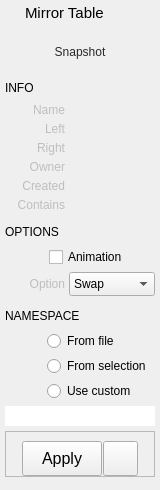
<?xml version="1.0" encoding="UTF-8"?>
<ui version="4.0">
 <class>Form</class>
 <widget class="QWidget" name="Form">
  <property name="geometry">
   <rect>
    <x>0</x>
    <y>0</y>
    <width>160</width>
    <height>490</height>
   </rect>
  </property>
  <property name="sizePolicy">
   <sizepolicy hsizetype="Preferred" vsizetype="Preferred">
    <horstretch>0</horstretch>
    <verstretch>0</verstretch>
   </sizepolicy>
  </property>
  <property name="minimumSize">
   <size>
    <width>160</width>
    <height>490</height>
   </size>
  </property>
  <property name="maximumSize">
   <size>
    <width>300</width>
    <height>16777215</height>
   </size>
  </property>
  <property name="windowTitle">
   <string>Form</string>
  </property>
  <property name="styleSheet">
   <string notr="true"/>
  </property>
  <layout class="QVBoxLayout" name="verticalLayout">
   <property name="spacing">
    <number>5</number>
   </property>
   <property name="leftMargin">
    <number>5</number>
   </property>
   <property name="topMargin">
    <number>2</number>
   </property>
   <property name="rightMargin">
    <number>5</number>
   </property>
   <property name="bottomMargin">
    <number>2</number>
   </property>
   <item>
    <layout class="QHBoxLayout" name="horizontalLayout_18">
     <property name="leftMargin">
      <number>2</number>
     </property>
     <property name="topMargin">
      <number>2</number>
     </property>
     <property name="rightMargin">
      <number>2</number>
     </property>
     <property name="bottomMargin">
      <number>0</number>
     </property>
     <item>
      <widget class="QLabel" name="label_6">
       <property name="maximumSize">
        <size>
         <width>13</width>
         <height>13</height>
        </size>
       </property>
       <property name="text">
        <string/>
       </property>
       <property name="pixmap">
        <pixmap>../images/mirrortable2.png</pixmap>
       </property>
       <property name="scaledContents">
        <bool>true</bool>
       </property>
      </widget>
     </item>
     <item>
      <widget class="QLabel" name="label_2">
       <property name="font">
        <font>
         <family>Arial</family>
         <pointsize>11</pointsize>
         <weight>50</weight>
         <bold>false</bold>
        </font>
       </property>
       <property name="text">
        <string>Mirror Table</string>
       </property>
      </widget>
     </item>
    </layout>
   </item>
   <item>
    <layout class="QHBoxLayout" name="horizontalLayout_14">
     <property name="spacing">
      <number>0</number>
     </property>
     <property name="topMargin">
      <number>0</number>
     </property>
     <property name="bottomMargin">
      <number>0</number>
     </property>
     <item>
      <widget class="QLabel" name="label_9">
       <property name="minimumSize">
        <size>
         <width>0</width>
         <height>0</height>
        </size>
       </property>
       <property name="maximumSize">
        <size>
         <width>0</width>
         <height>16777215</height>
        </size>
       </property>
       <property name="text">
        <string/>
       </property>
      </widget>
     </item>
     <item>
      <widget class="QFrame" name="iconFrame_2">
       <property name="sizePolicy">
        <sizepolicy hsizetype="Expanding" vsizetype="Expanding">
         <horstretch>0</horstretch>
         <verstretch>1</verstretch>
        </sizepolicy>
       </property>
       <property name="minimumSize">
        <size>
         <width>50</width>
         <height>50</height>
        </size>
       </property>
       <property name="maximumSize">
        <size>
         <width>150</width>
         <height>150</height>
        </size>
       </property>
       <property name="styleSheet">
        <string notr="true"/>
       </property>
       <property name="frameShape">
        <enum>QFrame::NoFrame</enum>
       </property>
       <property name="frameShadow">
        <enum>QFrame::Plain</enum>
       </property>
       <property name="lineWidth">
        <number>0</number>
       </property>
       <layout class="QVBoxLayout" name="verticalLayout_4">
        <property name="spacing">
         <number>0</number>
        </property>
        <property name="margin">
         <number>0</number>
        </property>
        <item>
         <widget class="QToolButton" name="snapshotButton">
          <property name="enabled">
           <bool>true</bool>
          </property>
          <property name="sizePolicy">
           <sizepolicy hsizetype="Expanding" vsizetype="Expanding">
            <horstretch>0</horstretch>
            <verstretch>1</verstretch>
           </sizepolicy>
          </property>
          <property name="minimumSize">
           <size>
            <width>0</width>
            <height>0</height>
           </size>
          </property>
          <property name="maximumSize">
           <size>
            <width>150</width>
            <height>150</height>
           </size>
          </property>
          <property name="toolTip">
           <string>Take snapshot</string>
          </property>
          <property name="layoutDirection">
           <enum>Qt::LeftToRight</enum>
          </property>
          <property name="styleSheet">
           <string notr="true">color: rgb(40, 40, 40);
border: 1px solid rgb(0, 0, 0, 0);
background-color: rgb(254, 255, 230, 0);</string>
          </property>
          <property name="text">
           <string>Snapshot</string>
          </property>
          <property name="icon">
           <iconset>
            <normaloff>../images/camera.png</normaloff>../images/camera.png</iconset>
          </property>
          <property name="iconSize">
           <size>
            <width>176</width>
            <height>180</height>
           </size>
          </property>
          <property name="popupMode">
           <enum>QToolButton::InstantPopup</enum>
          </property>
          <property name="toolButtonStyle">
           <enum>Qt::ToolButtonIconOnly</enum>
          </property>
          <property name="autoRaise">
           <bool>false</bool>
          </property>
         </widget>
        </item>
       </layout>
      </widget>
     </item>
    </layout>
   </item>
   <item>
    <layout class="QHBoxLayout" name="horizontalLayout_7">
     <property name="topMargin">
      <number>0</number>
     </property>
     <item>
      <widget class="QLabel" name="label_8">
       <property name="minimumSize">
        <size>
         <width>100</width>
         <height>0</height>
        </size>
       </property>
       <property name="maximumSize">
        <size>
         <width>200</width>
         <height>16777215</height>
        </size>
       </property>
       <property name="font">
        <font>
         <family>Arial</family>
         <pointsize>9</pointsize>
         <weight>50</weight>
         <bold>false</bold>
        </font>
       </property>
       <property name="text">
        <string>INFO</string>
       </property>
      </widget>
     </item>
     <item>
      <spacer name="horizontalSpacer_2">
       <property name="orientation">
        <enum>Qt::Horizontal</enum>
       </property>
       <property name="sizeHint" stdset="0">
        <size>
         <width>40</width>
         <height>20</height>
        </size>
       </property>
      </spacer>
     </item>
    </layout>
   </item>
   <item>
    <layout class="QHBoxLayout" name="horizontalLayout">
     <property name="spacing">
      <number>6</number>
     </property>
     <property name="topMargin">
      <number>0</number>
     </property>
     <item>
      <widget class="QLabel" name="label">
       <property name="enabled">
        <bool>false</bool>
       </property>
       <property name="sizePolicy">
        <sizepolicy hsizetype="Fixed" vsizetype="Preferred">
         <horstretch>0</horstretch>
         <verstretch>0</verstretch>
        </sizepolicy>
       </property>
       <property name="minimumSize">
        <size>
         <width>60</width>
         <height>0</height>
        </size>
       </property>
       <property name="maximumSize">
        <size>
         <width>60</width>
         <height>16777215</height>
        </size>
       </property>
       <property name="text">
        <string>Name</string>
       </property>
       <property name="alignment">
        <set>Qt::AlignRight|Qt::AlignTrailing|Qt::AlignVCenter</set>
       </property>
      </widget>
     </item>
     <item>
      <widget class="QLabel" name="name">
       <property name="enabled">
        <bool>true</bool>
       </property>
       <property name="sizePolicy">
        <sizepolicy hsizetype="Ignored" vsizetype="Preferred">
         <horstretch>0</horstretch>
         <verstretch>0</verstretch>
        </sizepolicy>
       </property>
       <property name="text">
        <string/>
       </property>
      </widget>
     </item>
    </layout>
   </item>
   <item>
    <layout class="QHBoxLayout" name="horizontalLayout_4">
     <property name="spacing">
      <number>6</number>
     </property>
     <property name="topMargin">
      <number>0</number>
     </property>
     <item>
      <widget class="QLabel" name="label_4">
       <property name="enabled">
        <bool>false</bool>
       </property>
       <property name="sizePolicy">
        <sizepolicy hsizetype="Fixed" vsizetype="Preferred">
         <horstretch>0</horstretch>
         <verstretch>0</verstretch>
        </sizepolicy>
       </property>
       <property name="minimumSize">
        <size>
         <width>60</width>
         <height>0</height>
        </size>
       </property>
       <property name="maximumSize">
        <size>
         <width>60</width>
         <height>16777215</height>
        </size>
       </property>
       <property name="text">
        <string>Left</string>
       </property>
       <property name="alignment">
        <set>Qt::AlignRight|Qt::AlignTrailing|Qt::AlignVCenter</set>
       </property>
      </widget>
     </item>
     <item>
      <widget class="QLabel" name="left">
       <property name="enabled">
        <bool>true</bool>
       </property>
       <property name="sizePolicy">
        <sizepolicy hsizetype="Ignored" vsizetype="Preferred">
         <horstretch>0</horstretch>
         <verstretch>0</verstretch>
        </sizepolicy>
       </property>
       <property name="text">
        <string/>
       </property>
      </widget>
     </item>
    </layout>
   </item>
   <item>
    <layout class="QHBoxLayout" name="horizontalLayout_13">
     <property name="spacing">
      <number>6</number>
     </property>
     <property name="topMargin">
      <number>0</number>
     </property>
     <item>
      <widget class="QLabel" name="label_5">
       <property name="enabled">
        <bool>false</bool>
       </property>
       <property name="sizePolicy">
        <sizepolicy hsizetype="Fixed" vsizetype="Preferred">
         <horstretch>0</horstretch>
         <verstretch>0</verstretch>
        </sizepolicy>
       </property>
       <property name="minimumSize">
        <size>
         <width>60</width>
         <height>0</height>
        </size>
       </property>
       <property name="maximumSize">
        <size>
         <width>60</width>
         <height>16777215</height>
        </size>
       </property>
       <property name="text">
        <string>Right</string>
       </property>
       <property name="alignment">
        <set>Qt::AlignRight|Qt::AlignTrailing|Qt::AlignVCenter</set>
       </property>
      </widget>
     </item>
     <item>
      <widget class="QLabel" name="right">
       <property name="enabled">
        <bool>true</bool>
       </property>
       <property name="sizePolicy">
        <sizepolicy hsizetype="Ignored" vsizetype="Preferred">
         <horstretch>0</horstretch>
         <verstretch>0</verstretch>
        </sizepolicy>
       </property>
       <property name="text">
        <string/>
       </property>
      </widget>
     </item>
    </layout>
   </item>
   <item>
    <layout class="QHBoxLayout" name="horizontalLayout_9">
     <property name="spacing">
      <number>6</number>
     </property>
     <property name="topMargin">
      <number>0</number>
     </property>
     <item>
      <widget class="QLabel" name="label_13">
       <property name="enabled">
        <bool>false</bool>
       </property>
       <property name="sizePolicy">
        <sizepolicy hsizetype="Fixed" vsizetype="Expanding">
         <horstretch>0</horstretch>
         <verstretch>0</verstretch>
        </sizepolicy>
       </property>
       <property name="minimumSize">
        <size>
         <width>60</width>
         <height>0</height>
        </size>
       </property>
       <property name="maximumSize">
        <size>
         <width>60</width>
         <height>500</height>
        </size>
       </property>
       <property name="text">
        <string>Owner</string>
       </property>
       <property name="alignment">
        <set>Qt::AlignRight|Qt::AlignTop|Qt::AlignTrailing</set>
       </property>
      </widget>
     </item>
     <item>
      <widget class="QLabel" name="owner">
       <property name="enabled">
        <bool>true</bool>
       </property>
       <property name="sizePolicy">
        <sizepolicy hsizetype="Ignored" vsizetype="Expanding">
         <horstretch>0</horstretch>
         <verstretch>0</verstretch>
        </sizepolicy>
       </property>
       <property name="minimumSize">
        <size>
         <width>0</width>
         <height>0</height>
        </size>
       </property>
       <property name="maximumSize">
        <size>
         <width>16777215</width>
         <height>16777215</height>
        </size>
       </property>
       <property name="styleSheet">
        <string notr="true"/>
       </property>
       <property name="text">
        <string/>
       </property>
       <property name="alignment">
        <set>Qt::AlignLeading|Qt::AlignLeft|Qt::AlignTop</set>
       </property>
       <property name="wordWrap">
        <bool>true</bool>
       </property>
      </widget>
     </item>
    </layout>
   </item>
   <item>
    <layout class="QHBoxLayout" name="horizontalLayout_11">
     <property name="spacing">
      <number>6</number>
     </property>
     <property name="topMargin">
      <number>0</number>
     </property>
     <item>
      <widget class="QLabel" name="label_14">
       <property name="enabled">
        <bool>false</bool>
       </property>
       <property name="sizePolicy">
        <sizepolicy hsizetype="Fixed" vsizetype="Expanding">
         <horstretch>0</horstretch>
         <verstretch>0</verstretch>
        </sizepolicy>
       </property>
       <property name="minimumSize">
        <size>
         <width>60</width>
         <height>0</height>
        </size>
       </property>
       <property name="maximumSize">
        <size>
         <width>60</width>
         <height>500</height>
        </size>
       </property>
       <property name="text">
        <string>Created</string>
       </property>
       <property name="alignment">
        <set>Qt::AlignRight|Qt::AlignTop|Qt::AlignTrailing</set>
       </property>
      </widget>
     </item>
     <item>
      <widget class="QLabel" name="created">
       <property name="enabled">
        <bool>true</bool>
       </property>
       <property name="sizePolicy">
        <sizepolicy hsizetype="Expanding" vsizetype="Expanding">
         <horstretch>0</horstretch>
         <verstretch>0</verstretch>
        </sizepolicy>
       </property>
       <property name="minimumSize">
        <size>
         <width>0</width>
         <height>0</height>
        </size>
       </property>
       <property name="maximumSize">
        <size>
         <width>16777215</width>
         <height>16777215</height>
        </size>
       </property>
       <property name="styleSheet">
        <string notr="true"/>
       </property>
       <property name="text">
        <string/>
       </property>
       <property name="alignment">
        <set>Qt::AlignLeading|Qt::AlignLeft|Qt::AlignTop</set>
       </property>
       <property name="wordWrap">
        <bool>true</bool>
       </property>
      </widget>
     </item>
    </layout>
   </item>
   <item>
    <layout class="QHBoxLayout" name="horizontalLayout_15">
     <property name="spacing">
      <number>6</number>
     </property>
     <property name="topMargin">
      <number>0</number>
     </property>
     <property name="bottomMargin">
      <number>0</number>
     </property>
     <item>
      <widget class="QLabel" name="label_15">
       <property name="enabled">
        <bool>false</bool>
       </property>
       <property name="sizePolicy">
        <sizepolicy hsizetype="Fixed" vsizetype="Expanding">
         <horstretch>0</horstretch>
         <verstretch>0</verstretch>
        </sizepolicy>
       </property>
       <property name="minimumSize">
        <size>
         <width>60</width>
         <height>0</height>
        </size>
       </property>
       <property name="maximumSize">
        <size>
         <width>60</width>
         <height>500</height>
        </size>
       </property>
       <property name="text">
        <string>Contains</string>
       </property>
       <property name="alignment">
        <set>Qt::AlignRight|Qt::AlignTop|Qt::AlignTrailing</set>
       </property>
      </widget>
     </item>
     <item>
      <widget class="QLabel" name="contains">
       <property name="enabled">
        <bool>true</bool>
       </property>
       <property name="sizePolicy">
        <sizepolicy hsizetype="Expanding" vsizetype="MinimumExpanding">
         <horstretch>0</horstretch>
         <verstretch>0</verstretch>
        </sizepolicy>
       </property>
       <property name="minimumSize">
        <size>
         <width>0</width>
         <height>0</height>
        </size>
       </property>
       <property name="maximumSize">
        <size>
         <width>16777215</width>
         <height>16777215</height>
        </size>
       </property>
       <property name="styleSheet">
        <string notr="true"/>
       </property>
       <property name="text">
        <string/>
       </property>
       <property name="alignment">
        <set>Qt::AlignLeading|Qt::AlignLeft|Qt::AlignTop</set>
       </property>
       <property name="wordWrap">
        <bool>true</bool>
       </property>
      </widget>
     </item>
    </layout>
   </item>
   <item>
    <layout class="QHBoxLayout" name="horizontalLayout_8">
     <property name="topMargin">
      <number>5</number>
     </property>
     <item>
      <widget class="QLabel" name="label_7">
       <property name="minimumSize">
        <size>
         <width>100</width>
         <height>0</height>
        </size>
       </property>
       <property name="maximumSize">
        <size>
         <width>200</width>
         <height>16777215</height>
        </size>
       </property>
       <property name="font">
        <font>
         <family>Arial</family>
         <pointsize>9</pointsize>
         <weight>50</weight>
         <bold>false</bold>
        </font>
       </property>
       <property name="text">
        <string>OPTIONS</string>
       </property>
      </widget>
     </item>
     <item>
      <spacer name="horizontalSpacer">
       <property name="orientation">
        <enum>Qt::Horizontal</enum>
       </property>
       <property name="sizeHint" stdset="0">
        <size>
         <width>40</width>
         <height>20</height>
        </size>
       </property>
      </spacer>
     </item>
    </layout>
   </item>
   <item>
    <layout class="QHBoxLayout" name="horizontalLayout_19">
     <property name="spacing">
      <number>2</number>
     </property>
     <property name="leftMargin">
      <number>0</number>
     </property>
     <property name="topMargin">
      <number>0</number>
     </property>
     <item>
      <widget class="QLabel" name="label_20">
       <property name="minimumSize">
        <size>
         <width>42</width>
         <height>0</height>
        </size>
       </property>
       <property name="maximumSize">
        <size>
         <width>42</width>
         <height>16777215</height>
        </size>
       </property>
       <property name="layoutDirection">
        <enum>Qt::LeftToRight</enum>
       </property>
       <property name="text">
        <string/>
       </property>
       <property name="alignment">
        <set>Qt::AlignRight|Qt::AlignTrailing|Qt::AlignVCenter</set>
       </property>
      </widget>
     </item>
     <item>
      <widget class="QCheckBox" name="mirrorAnimationCheckBox">
       <property name="text">
        <string>Animation</string>
       </property>
      </widget>
     </item>
    </layout>
   </item>
   <item>
    <layout class="QHBoxLayout" name="horizontalLayout_16">
     <property name="spacing">
      <number>2</number>
     </property>
     <property name="topMargin">
      <number>0</number>
     </property>
     <item>
      <widget class="QLabel" name="label_12">
       <property name="enabled">
        <bool>false</bool>
       </property>
       <property name="minimumSize">
        <size>
         <width>60</width>
         <height>0</height>
        </size>
       </property>
       <property name="maximumSize">
        <size>
         <width>60</width>
         <height>16777215</height>
        </size>
       </property>
       <property name="text">
        <string>Option</string>
       </property>
       <property name="alignment">
        <set>Qt::AlignRight|Qt::AlignTrailing|Qt::AlignVCenter</set>
       </property>
      </widget>
     </item>
     <item>
      <layout class="QHBoxLayout" name="horizontalLayout_17">
       <property name="spacing">
        <number>2</number>
       </property>
       <property name="leftMargin">
        <number>2</number>
       </property>
       <item>
        <widget class="QComboBox" name="mirrorOptionComboBox">
         <property name="sizePolicy">
          <sizepolicy hsizetype="Ignored" vsizetype="Fixed">
           <horstretch>0</horstretch>
           <verstretch>0</verstretch>
          </sizepolicy>
         </property>
         <property name="minimumSize">
          <size>
           <width>0</width>
           <height>24</height>
          </size>
         </property>
         <property name="maximumSize">
          <size>
           <width>1000</width>
           <height>24</height>
          </size>
         </property>
         <item>
          <property name="text">
           <string>Swap</string>
          </property>
         </item>
         <item>
          <property name="text">
           <string>Left to right</string>
          </property>
         </item>
         <item>
          <property name="text">
           <string>Right to left</string>
          </property>
         </item>
        </widget>
       </item>
      </layout>
     </item>
    </layout>
   </item>
   <item>
    <layout class="QHBoxLayout" name="horizontalLayout_20">
     <property name="topMargin">
      <number>5</number>
     </property>
     <item>
      <widget class="QLabel" name="label_10">
       <property name="minimumSize">
        <size>
         <width>100</width>
         <height>0</height>
        </size>
       </property>
       <property name="maximumSize">
        <size>
         <width>100</width>
         <height>16777215</height>
        </size>
       </property>
       <property name="font">
        <font>
         <family>Arial</family>
         <pointsize>9</pointsize>
         <weight>50</weight>
         <bold>false</bold>
        </font>
       </property>
       <property name="text">
        <string>NAMESPACE</string>
       </property>
      </widget>
     </item>
     <item>
      <spacer name="horizontalSpacer_5">
       <property name="orientation">
        <enum>Qt::Horizontal</enum>
       </property>
       <property name="sizeHint" stdset="0">
        <size>
         <width>40</width>
         <height>20</height>
        </size>
       </property>
      </spacer>
     </item>
    </layout>
   </item>
   <item>
    <layout class="QHBoxLayout" name="horizontalLayout_5">
     <property name="spacing">
      <number>2</number>
     </property>
     <property name="leftMargin">
      <number>0</number>
     </property>
     <property name="topMargin">
      <number>0</number>
     </property>
     <item>
      <widget class="QLabel" name="label_16">
       <property name="minimumSize">
        <size>
         <width>40</width>
         <height>0</height>
        </size>
       </property>
       <property name="maximumSize">
        <size>
         <width>40</width>
         <height>16777215</height>
        </size>
       </property>
       <property name="layoutDirection">
        <enum>Qt::LeftToRight</enum>
       </property>
       <property name="text">
        <string/>
       </property>
       <property name="alignment">
        <set>Qt::AlignRight|Qt::AlignTrailing|Qt::AlignVCenter</set>
       </property>
      </widget>
     </item>
     <item>
      <widget class="QRadioButton" name="useFileNamespace">
       <property name="text">
        <string>From file</string>
       </property>
      </widget>
     </item>
    </layout>
   </item>
   <item>
    <layout class="QHBoxLayout" name="horizontalLayout_10">
     <property name="spacing">
      <number>2</number>
     </property>
     <property name="leftMargin">
      <number>0</number>
     </property>
     <property name="topMargin">
      <number>0</number>
     </property>
     <item>
      <widget class="QLabel" name="label_17">
       <property name="minimumSize">
        <size>
         <width>40</width>
         <height>0</height>
        </size>
       </property>
       <property name="maximumSize">
        <size>
         <width>40</width>
         <height>16777215</height>
        </size>
       </property>
       <property name="layoutDirection">
        <enum>Qt::LeftToRight</enum>
       </property>
       <property name="text">
        <string/>
       </property>
       <property name="alignment">
        <set>Qt::AlignRight|Qt::AlignTrailing|Qt::AlignVCenter</set>
       </property>
      </widget>
     </item>
     <item>
      <widget class="QRadioButton" name="useSelectionNamespace">
       <property name="text">
        <string>From selection</string>
       </property>
      </widget>
     </item>
    </layout>
   </item>
   <item>
    <layout class="QHBoxLayout" name="horizontalLayout_12">
     <property name="spacing">
      <number>2</number>
     </property>
     <property name="leftMargin">
      <number>0</number>
     </property>
     <property name="topMargin">
      <number>0</number>
     </property>
     <item>
      <widget class="QLabel" name="label_19">
       <property name="minimumSize">
        <size>
         <width>40</width>
         <height>0</height>
        </size>
       </property>
       <property name="maximumSize">
        <size>
         <width>40</width>
         <height>16777215</height>
        </size>
       </property>
       <property name="layoutDirection">
        <enum>Qt::LeftToRight</enum>
       </property>
       <property name="text">
        <string/>
       </property>
       <property name="alignment">
        <set>Qt::AlignRight|Qt::AlignTrailing|Qt::AlignVCenter</set>
       </property>
      </widget>
     </item>
     <item>
      <widget class="QRadioButton" name="useCustomNamespace">
       <property name="text">
        <string>Use custom</string>
       </property>
      </widget>
     </item>
    </layout>
   </item>
   <item>
    <layout class="QHBoxLayout" name="horizontalLayout_3">
     <property name="leftMargin">
      <number>0</number>
     </property>
     <property name="topMargin">
      <number>0</number>
     </property>
     <property name="rightMargin">
      <number>0</number>
     </property>
     <item>
      <widget class="QLineEdit" name="namespaceEdit">
       <property name="minimumSize">
        <size>
         <width>0</width>
         <height>0</height>
        </size>
       </property>
       <property name="frame">
        <bool>false</bool>
       </property>
      </widget>
     </item>
    </layout>
   </item>
   <item>
    <widget class="QFrame" name="previewButtons">
     <property name="frameShape">
      <enum>QFrame::StyledPanel</enum>
     </property>
     <property name="frameShadow">
      <enum>QFrame::Raised</enum>
     </property>
     <layout class="QHBoxLayout" name="horizontalLayout_6">
      <property name="spacing">
       <number>1</number>
      </property>
      <item>
       <spacer name="horizontalSpacer_3">
        <property name="orientation">
         <enum>Qt::Horizontal</enum>
        </property>
        <property name="sizeHint" stdset="0">
         <size>
          <width>40</width>
          <height>20</height>
         </size>
        </property>
       </spacer>
      </item>
      <item>
       <widget class="QPushButton" name="acceptButton">
        <property name="sizePolicy">
         <sizepolicy hsizetype="Preferred" vsizetype="Fixed">
          <horstretch>0</horstretch>
          <verstretch>0</verstretch>
         </sizepolicy>
        </property>
        <property name="minimumSize">
         <size>
          <width>80</width>
          <height>35</height>
         </size>
        </property>
        <property name="maximumSize">
         <size>
          <width>125</width>
          <height>35</height>
         </size>
        </property>
        <property name="font">
         <font>
          <family>Arial</family>
          <pointsize>12</pointsize>
          <weight>50</weight>
          <bold>false</bold>
         </font>
        </property>
        <property name="toolTip">
         <string/>
        </property>
        <property name="styleSheet">
         <string notr="true"/>
        </property>
        <property name="text">
         <string>Apply</string>
        </property>
       </widget>
      </item>
      <item>
       <widget class="QPushButton" name="selectionSetButton">
        <property name="minimumSize">
         <size>
          <width>0</width>
          <height>35</height>
         </size>
        </property>
        <property name="maximumSize">
         <size>
          <width>35</width>
          <height>16777215</height>
         </size>
        </property>
        <property name="text">
         <string/>
        </property>
        <property name="icon">
         <iconset>
          <normaloff>../images/selectionSet2.png</normaloff>../images/selectionSet2.png</iconset>
        </property>
        <property name="iconSize">
         <size>
          <width>25</width>
          <height>25</height>
         </size>
        </property>
       </widget>
      </item>
      <item>
       <spacer name="horizontalSpacer_4">
        <property name="orientation">
         <enum>Qt::Horizontal</enum>
        </property>
        <property name="sizeHint" stdset="0">
         <size>
          <width>40</width>
          <height>20</height>
         </size>
        </property>
       </spacer>
      </item>
     </layout>
    </widget>
   </item>
   <item>
    <widget class="QFrame" name="frame">
     <property name="sizePolicy">
      <sizepolicy hsizetype="Preferred" vsizetype="Expanding">
       <horstretch>0</horstretch>
       <verstretch>2</verstretch>
      </sizepolicy>
     </property>
     <property name="frameShape">
      <enum>QFrame::StyledPanel</enum>
     </property>
     <property name="frameShadow">
      <enum>QFrame::Raised</enum>
     </property>
    </widget>
   </item>
   <item>
    <widget class="QLabel" name="label_18">
     <property name="maximumSize">
      <size>
       <width>16777215</width>
       <height>0</height>
      </size>
     </property>
     <property name="text">
      <string/>
     </property>
    </widget>
   </item>
  </layout>
 </widget>
 <resources/>
 <connections/>
 <slots>
  <slot>snapshot()</slot>
  <slot>apply()</slot>
  <slot>edit()</slot>
  <slot>showContextMenu()</slot>
 </slots>
</ui>
